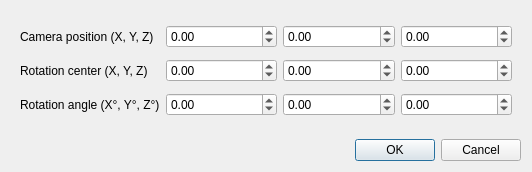
<?xml version="1.0" encoding="UTF-8"?>
<ui version="4.0">
 <class>Dialog</class>
 <widget class="QDialog" name="Dialog">
  <property name="geometry">
   <rect>
    <x>0</x>
    <y>0</y>
    <width>532</width>
    <height>172</height>
   </rect>
  </property>
  <property name="windowTitle">
   <string>Camera properties</string>
  </property>
  <layout class="QVBoxLayout" name="verticalLayout">
   <item>
    <widget class="QWidget" name="widget" native="true">
     <layout class="QGridLayout" name="gridLayout">
      <item row="0" column="0">
       <widget class="QLabel" name="label_x">
        <property name="text">
         <string>Camera position (X, Y, Z)</string>
        </property>
       </widget>
      </item>
      <item row="0" column="1">
       <widget class="QDoubleSpinBox" name="doubleSpinBox_x">
        <property name="minimum">
         <double>-9999999.990000000223517</double>
        </property>
        <property name="maximum">
         <double>9999999.990000000223517</double>
        </property>
       </widget>
      </item>
      <item row="0" column="2">
       <widget class="QDoubleSpinBox" name="doubleSpinBox_y">
        <property name="minimum">
         <double>-9999999.990000000223517</double>
        </property>
        <property name="maximum">
         <double>9999999.990000000223517</double>
        </property>
       </widget>
      </item>
      <item row="0" column="3">
       <widget class="QDoubleSpinBox" name="doubleSpinBox_z">
        <property name="minimum">
         <double>-9999999.990000000223517</double>
        </property>
        <property name="maximum">
         <double>9999999.990000000223517</double>
        </property>
       </widget>
      </item>
      <item row="1" column="0">
       <widget class="QLabel" name="label_center_x">
        <property name="text">
         <string>Rotation center (X, Y, Z)</string>
        </property>
       </widget>
      </item>
      <item row="1" column="1">
       <widget class="QDoubleSpinBox" name="doubleSpinBox_center_x">
        <property name="minimum">
         <double>-9999999.990000000223517</double>
        </property>
        <property name="maximum">
         <double>9999999.990000000223517</double>
        </property>
       </widget>
      </item>
      <item row="1" column="2">
       <widget class="QDoubleSpinBox" name="doubleSpinBox_center_y">
        <property name="minimum">
         <double>-9999999.990000000223517</double>
        </property>
        <property name="maximum">
         <double>9999999.990000000223517</double>
        </property>
       </widget>
      </item>
      <item row="1" column="3">
       <widget class="QDoubleSpinBox" name="doubleSpinBox_center_z">
        <property name="minimum">
         <double>-9999999.990000000223517</double>
        </property>
        <property name="maximum">
         <double>9999999.990000000223517</double>
        </property>
       </widget>
      </item>
      <item row="2" column="0">
       <widget class="QLabel" name="label_rot_x">
        <property name="text">
         <string>Rotation angle (X°, Y°, Z°)</string>
        </property>
       </widget>
      </item>
      <item row="2" column="1">
       <widget class="QDoubleSpinBox" name="doubleSpinBox_rot_x">
        <property name="minimum">
         <double>-360.000000000000000</double>
        </property>
        <property name="maximum">
         <double>360.000000000000000</double>
        </property>
       </widget>
      </item>
      <item row="2" column="2">
       <widget class="QDoubleSpinBox" name="doubleSpinBox_rot_y">
        <property name="minimum">
         <double>-360.000000000000000</double>
        </property>
        <property name="maximum">
         <double>360.000000000000000</double>
        </property>
       </widget>
      </item>
      <item row="2" column="3">
       <widget class="QDoubleSpinBox" name="doubleSpinBox_rot_z">
        <property name="minimum">
         <double>-360.000000000000000</double>
        </property>
        <property name="maximum">
         <double>360.000000000000000</double>
        </property>
       </widget>
      </item>
     </layout>
    </widget>
   </item>
   <item>
    <widget class="QDialogButtonBox" name="buttonBox">
     <property name="orientation">
      <enum>Qt::Horizontal</enum>
     </property>
     <property name="standardButtons">
      <set>QDialogButtonBox::Cancel|QDialogButtonBox::Ok</set>
     </property>
    </widget>
   </item>
  </layout>
 </widget>
 <resources/>
 <connections>
  <connection>
   <sender>buttonBox</sender>
   <signal>accepted()</signal>
   <receiver>Dialog</receiver>
   <slot>accept()</slot>
   <hints>
    <hint type="sourcelabel">
     <x>248</x>
     <y>254</y>
    </hint>
    <hint type="destinationlabel">
     <x>157</x>
     <y>274</y>
    </hint>
   </hints>
  </connection>
  <connection>
   <sender>buttonBox</sender>
   <signal>rejected()</signal>
   <receiver>Dialog</receiver>
   <slot>reject()</slot>
   <hints>
    <hint type="sourcelabel">
     <x>316</x>
     <y>260</y>
    </hint>
    <hint type="destinationlabel">
     <x>286</x>
     <y>274</y>
    </hint>
   </hints>
  </connection>
 </connections>
</ui>
